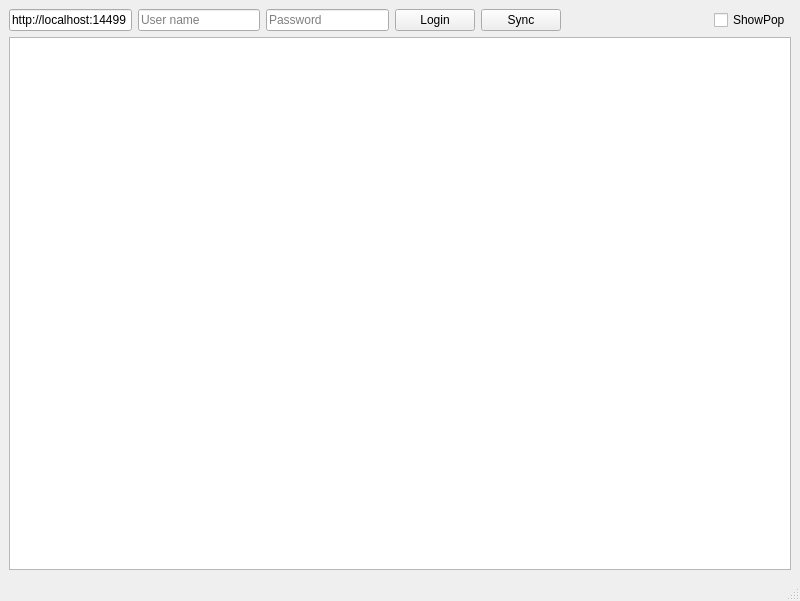
<?xml version="1.0" encoding="UTF-8"?>
<ui version="4.0">
 <class>MainWindow</class>
 <widget class="QMainWindow" name="MainWindow">
  <property name="geometry">
   <rect>
    <x>0</x>
    <y>0</y>
    <width>800</width>
    <height>601</height>
   </rect>
  </property>
  <property name="windowTitle">
   <string>MainWindow</string>
  </property>
  <widget class="QWidget" name="centralwidget">
   <layout class="QGridLayout" name="gridLayout">
    <item row="0" column="2">
     <widget class="QLineEdit" name="lineEdit_password">
      <property name="placeholderText">
       <string>Password</string>
      </property>
     </widget>
    </item>
    <item row="0" column="3">
     <widget class="QPushButton" name="login">
      <property name="maximumSize">
       <size>
        <width>16777214</width>
        <height>16777215</height>
       </size>
      </property>
      <property name="sizeIncrement">
       <size>
        <width>0</width>
        <height>0</height>
       </size>
      </property>
      <property name="text">
       <string>Login</string>
      </property>
     </widget>
    </item>
    <item row="0" column="0">
     <widget class="QLineEdit" name="lineEdit_serverip">
      <property name="text">
       <string>http://localhost:14499</string>
      </property>
      <property name="placeholderText">
       <string>Server Login Api</string>
      </property>
     </widget>
    </item>
    <item row="0" column="5">
     <spacer name="horizontalSpacer">
      <property name="orientation">
       <enum>Qt::Horizontal</enum>
      </property>
      <property name="sizeHint" stdset="0">
       <size>
        <width>141</width>
        <height>20</height>
       </size>
      </property>
     </spacer>
    </item>
    <item row="0" column="1">
     <widget class="QLineEdit" name="lineEdit_username">
      <property name="placeholderText">
       <string>User name</string>
      </property>
     </widget>
    </item>
    <item row="0" column="6">
     <widget class="QCheckBox" name="checkBox_showpop">
      <property name="text">
       <string>ShowPop</string>
      </property>
     </widget>
    </item>
    <item row="1" column="0" colspan="7">
     <widget class="QListWidget" name="listWidget"/>
    </item>
    <item row="0" column="4">
     <widget class="QPushButton" name="sync">
      <property name="text">
       <string>Sync</string>
      </property>
     </widget>
    </item>
   </layout>
  </widget>
  <widget class="QStatusBar" name="statusbar"/>
  <action name="actionexit">
   <property name="text">
    <string>exit</string>
   </property>
  </action>
  <action name="actioncostom_setting">
   <property name="text">
    <string>costom setting</string>
   </property>
  </action>
 </widget>
 <resources/>
 <connections/>
</ui>
